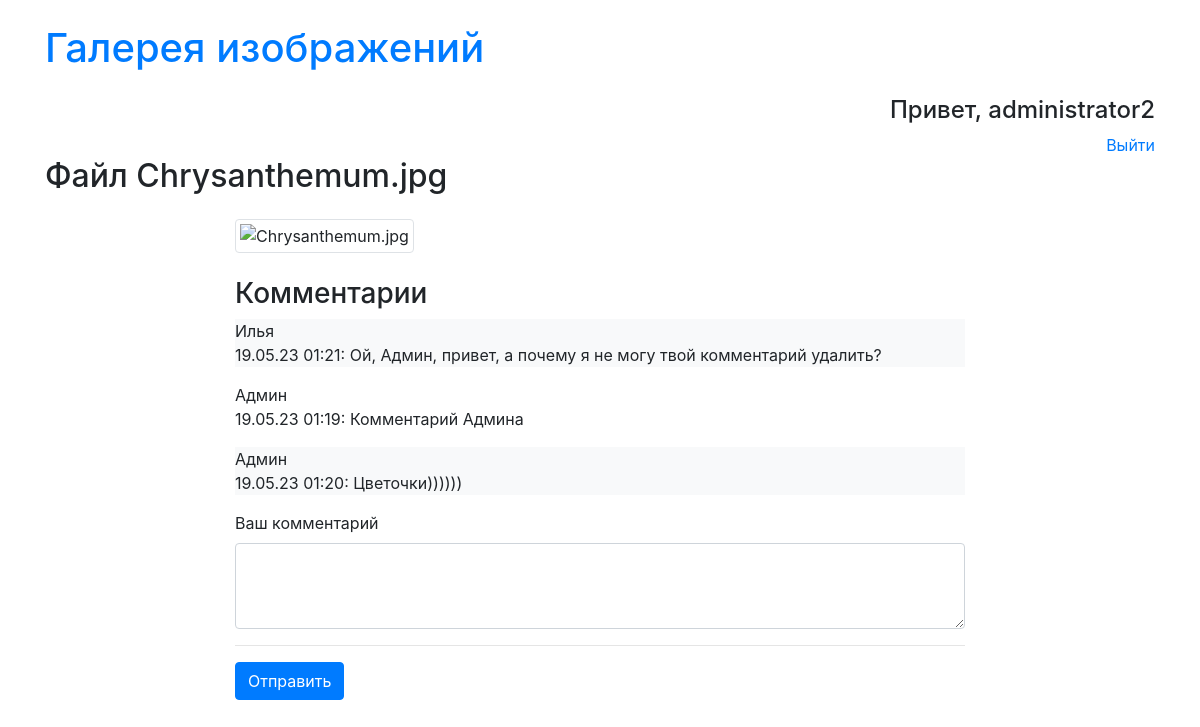
Page /file.php?name=Chrysanthemum.jpg (signed in) on the committed database.
### tables this page shows
CREATE TABLE `comments` (
  `id` int NOT NULL,
  `login` varchar(50) NOT NULL,
  `picture` varchar(255) NOT NULL,
  `comment` text NOT NULL
);

CREATE TABLE `users` (
  `id` int NOT NULL,
  `login` varchar(50) NOT NULL,
  `password` varchar(255) NOT NULL,
  `name` varchar(255) NOT NULL
);

### file.php (the view, shortened to what this page needs)
<?php
include 'bd.php';
$imageFileName = $_GET['name'];
  $commentsbd = mysqli_query($link, "SELECT comments.login, comments.id, `name`, `picture`, `comment` FROM `comments` LEFT JOIN `users` ON comments.login=users.login WHERE comments.picture = '".$imageFileName."'");
?>
<!doctype html>
<html lang="en">
<head>
    <link rel="stylesheet" href="https://stackpath.bootstrapcdn.com/bootstrap/4.4.1/css/bootstrap.min.css"
>
</head>
<body>
<div class="container pt-4">
    <h1 class="mb-4"><a href="<?php echo URL; ?>">Галерея изображений</a></h1>
    <div style="text-align: right;">
    <?php if(!$_SESSION['auth'] === true){?>
    <a href="./auth.php">Войти</a>
    <?php }else{
        echo '<h4>Привет, '.$_SESSION['name'].'</h4><a href="./auth.php?exit=1"> Выйти </a>';
    } ?>
    </div>
    <h2 class="mb-4">Файл <?php echo $imageFileName; ?></h2>
    <div class="row">
        <div class="col-12 col-sm-8 offset-sm-2">
            <img src="<?php echo URL . '/' . UPLOAD_DIR . '/' . $imageFileName ?>" class="img-thumbnail mb-4"
                 alt="<?php echo $imageFileName ?>">
            <h3>Комментарии</h3>
            <div class="comments">
            <div class="commentsupdate">
            <?php
             if(!empty($commentsbd->num_rows)):
             ?>
                <?php while($comment = mysqli_fetch_array($commentsbd)){ $i+=1; ?>
                    <div class="<?php echo (($i % 2) > 0) ? 'bg-light' : ''; ?>">
                        <p><?php echo $comment['name'].'<br>'.$comment['comment']; ?></p>
                    </div>
                <?php } ?>
            <?php else: ?>
                <div class="text-muted">Пока ни одного коммантария, будете первым!</div>
            <?php endif; ?>
            </div>
            </div>
            <?php if($_SESSION['auth'] === true){?>
            <form method="post">
                <div class="form-group">
                    <label for="comment">Ваш комментарий</label>
                    <textarea class="form-control" id="comment" name="comment" rows="3" required></textarea>
                </div>
                <hr>
                <div type="submit" class="btn btn-primary">Отправить</div>
            </form>
            <?php } ?>
        </div>
    </div>
</div>
</body>
</html>

### rows in the picture
comments: users.name "Илья", comment "19.05.23 01:21: Ой, Админ, привет, а почему я не могу твой комментарий удалить?"
comments: users.name "Админ", comment "19.05.23 01:19: Комментарий Админа"
comments: users.name "Админ", comment "19.05.23 01:20: Цветочки))))))"

### other values in the picture
$_SESSION['name'] "administrator2"
$imageFileName "Chrysanthemum.jpg"
